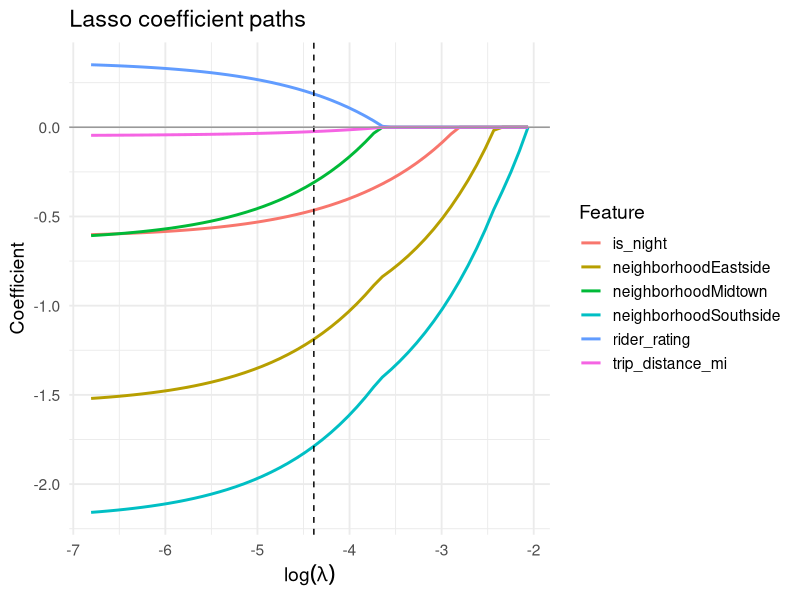
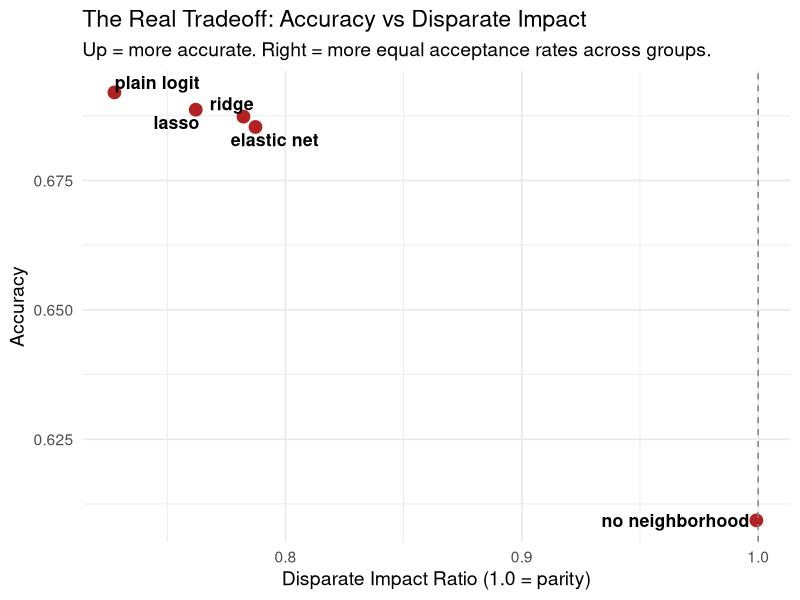

Reproduce these figures in R, in order.
## ---- chunk 1
knitr::opts_chunk$set(
  echo = TRUE, fig.align = "center",
  fig.width = 10, fig.height = 4.5, dpi = 150,
  message = FALSE, warning = FALSE
)
library(tidyverse)
library(glmnet)
library(broom)
theme_set(theme_minimal(base_size = 14))
## ---- chunk 2
set.seed(1)
n_demo <- 100
x1 <- rnorm(n_demo); x2 <- 0.8*x1 + rnorm(n_demo, 0, 0.5); x3 <- rnorm(n_demo)
y_demo <- 2*x1 + 1.5*x2 - 0.8*x3 + rnorm(n_demo, 0, 1)
X <- cbind(x1, x2, x3)

ridge_fit <- function(lambda) {
  p <- ncol(X)
  solve(t(X) %*% X + lambda * diag(p)) %*% t(X) %*% y_demo
}

lambdas <- c(0, 1, 10, 100)
coefs <- sapply(lambdas, ridge_fit)
rownames(coefs) <- c("β₁ (x1)", "β₂ (x2, correlated)", "β₃ (x3)")
colnames(coefs) <- paste0("λ = ", lambdas)
round(coefs, 3) |> knitr::kable()
## ---- chunk 3
library(glmnet)
lambdas_l <- c(0.01, 0.1, 0.3, 1)
lasso_coefs <- sapply(lambdas_l, function(l) {
  fit <- glmnet(X, y_demo, alpha = 1, lambda = l, standardize = FALSE, intercept = FALSE)
  as.numeric(coef(fit))[-1]
})
rownames(lasso_coefs) <- c("β₁ (x1)", "β₂ (x2, correlated)", "β₃ (x3)")
colnames(lasso_coefs) <- paste0("λ = ", lambdas_l)
round(lasso_coefs, 3) |> knitr::kable()
## ---- chunk 4
enet_coefs <- sapply(lambdas_l, function(l) {
  fit <- glmnet(X, y_demo, alpha = 0.5, lambda = l, standardize = FALSE, intercept = FALSE)
  as.numeric(coef(fit))[-1]
})
rownames(enet_coefs) <- c("β₁ (x1)", "β₂ (x2, correlated)", "β₃ (x3)")
colnames(enet_coefs) <- paste0("λ = ", lambdas_l)
round(enet_coefs, 3) |> knitr::kable()
## ---- chunk 5
# Simple iterative Lasso solver on the same X, y_demo from the Ridge example
soft <- function(z, t) sign(z) * pmax(abs(z) - t, 0)
n_demo <- nrow(X)
lambda_demo <- 0.3
eta <- 0.05  # step size
beta <- c(0, 0, 0)

snapshots <- list()
for (k in 1:200) {
  grad <- t(X) %*% (X %*% beta - y_demo) / n_demo
  beta <- soft(beta - eta * grad, eta * lambda_demo)
  if (k %in% c(1, 5, 20, 200)) snapshots[[paste0("iter ", k)]] <- as.numeric(beta)
}
tab <- do.call(cbind, snapshots)
rownames(tab) <- c("β₁ (x1)", "β₂ (x2, correlated)", "β₃ (x3)")
round(tab, 3) |> knitr::kable()
## ---- chunk 6
set.seed(2024); n <- 5000

neighborhoods <- tibble(
  neighborhood   = c("Downtown", "Midtown", "Eastside", "Southside"),
  base_accept    = c(0.85, 0.78, 0.55, 0.40),
  pct_minority   = c(0.20, 0.35, 0.70, 0.85)
)

requests <- tibble(
  request_id = 1:n,
  neighborhood = sample(neighborhoods$neighborhood, n, replace = TRUE,
                        prob = c(0.35, 0.30, 0.20, 0.15))
) |>
  left_join(neighborhoods, by = "neighborhood") |>
  mutate(
    hour = sample(0:23, n, replace = TRUE),
    is_night = as.integer(hour >= 22 | hour <= 5),
    trip_distance_mi = pmax(rlnorm(n, 1.2, 0.6), 0.3),
    rider_rating = pmin(pmax(rnorm(n, 4.7, 0.4), 1), 5)
  )
## ---- chunk 7
requests <- requests |>
  mutate(
    logit_p = qlogis(base_accept) - 0.6 * is_night -
              0.15 * abs(trip_distance_mi - 4) +
              0.5 * (rider_rating - 4.7),
    accepted = rbinom(n, 1, plogis(logit_p)),
    # Race is a HIDDEN variable used only for auditing
    is_minority = rbinom(n, 1, pct_minority)
  )
## ---- chunk 8
requests |>
  group_by(is_minority) |>
  summarise(n = n(), accept_rate = round(mean(accepted), 3),
            .groups = "drop") |>
  knitr::kable()
## ---- chunk 9
set.seed(123)
train_idx <- sample(1:n, 0.7 * n)
train <- requests[train_idx, ]; test <- requests[-train_idx, ]

# Note: is_minority is NOT in the formula
fit_logit <- glm(
  accepted ~ neighborhood + is_night + trip_distance_mi + rider_rating,
  data = train, family = binomial
)
## ---- chunk 10
tidy(fit_logit) |>
  mutate(across(where(is.numeric), \(x) round(x, 3))) |>
  knitr::kable()
## ---- chunk 11
test$pred_prob <- predict(fit_logit, test, type = "response")
## ---- chunk 12
test |>
  group_by(is_minority) |>
  summarise(
    n = n(),
    actual_accept = round(mean(accepted), 3),
    predicted_accept = round(mean(pred_prob), 3),
    .groups = "drop"
  ) |>
  knitr::kable()
## ---- chunk 13
x_train <- model.matrix(
  accepted ~ neighborhood + is_night + trip_distance_mi + rider_rating,
  data = train)[, -1]
y_train <- train$accepted

set.seed(456)
cv_lasso <- cv.glmnet(x_train, y_train, family = "binomial",
                       alpha = 1, nfolds = 10)
## ---- chunk 14
as.matrix(coef(cv_lasso, s = "lambda.1se")) |>
  round(3) |>
  knitr::kable(col.names = "Coefficient")
## ---- chunk 15
fit <- cv_lasso$glmnet.fit
coef_mat <- as.matrix(fit$beta)
path_df <- as_tibble(t(coef_mat)) |>
  mutate(log_lambda = log(fit$lambda)) |>
  pivot_longer(-log_lambda, names_to = "feature", values_to = "coefficient")

ggplot(path_df, aes(x = log_lambda, y = coefficient, color = feature)) +
  geom_line(linewidth = 1) +
  geom_vline(xintercept = log(cv_lasso$lambda.1se), linetype = "dashed") +
  geom_hline(yintercept = 0, color = "grey60") +
  labs(x = expression(log(lambda)), y = "Coefficient", color = "Feature",
       title = "Lasso coefficient paths") +
  theme(legend.position = "right")
## ---- chunk 16
x_test <- model.matrix(
  accepted ~ neighborhood + is_night + trip_distance_mi + rider_rating,
  data = test)[, -1]

set.seed(456)
cv_ridge <- cv.glmnet(x_train, y_train, family = "binomial", alpha = 0, nfolds = 10)
cv_enet  <- cv.glmnet(x_train, y_train, family = "binomial", alpha = 0.5, nfolds = 10)

test$pred_lasso <- as.numeric(predict(cv_lasso, x_test, s = "lambda.1se", type = "response"))
test$pred_ridge <- as.numeric(predict(cv_ridge, x_test, s = "lambda.1se", type = "response"))
test$pred_enet  <- as.numeric(predict(cv_enet,  x_test, s = "lambda.1se", type = "response"))

audit <- test |>
  group_by(is_minority) |>
  summarise(
    plain_logit = round(mean(pred_prob), 3),
    lasso       = round(mean(pred_lasso), 3),
    ridge       = round(mean(pred_ridge), 3),
    elastic_net = round(mean(pred_enet), 3),
    .groups = "drop"
  )
knitr::kable(audit)
## ---- chunk 17
fit_no_nbhd <- glm(
  accepted ~ is_night + trip_distance_mi + rider_rating,
  data = train, family = binomial
)
test$pred_no_nbhd <- predict(fit_no_nbhd, test, type = "response")
## ---- chunk 18
test |>
  group_by(is_minority) |>
  summarise(
    actual_accept = round(mean(accepted), 3),
    predicted_accept = round(mean(pred_no_nbhd), 3),
    .groups = "drop"
  ) |>
  knitr::kable()
## ---- chunk 19
# Build a per-model summary: accuracy + disparate impact ratio
models <- list(
  "plain logit"     = test$pred_prob,
  "lasso"           = test$pred_lasso,
  "ridge"           = test$pred_ridge,
  "elastic net"     = test$pred_enet,
  "no neighborhood" = test$pred_no_nbhd
)

tradeoff <- map_dfr(names(models), function(nm) {
  p <- models[[nm]]
  accuracy <- mean((p >= 0.5) == test$accepted)
  rate_min  <- mean(p[test$is_minority == 1])
  rate_maj  <- mean(p[test$is_minority == 0])
  tibble(model = nm, accuracy = accuracy, di_ratio = rate_min / rate_maj)
})

ggplot(tradeoff, aes(x = di_ratio, y = accuracy, label = model)) +
  geom_point(size = 4, color = "firebrick") +
  ggrepel::geom_text_repel(size = 4.5, fontface = "bold") +
  geom_vline(xintercept = 1, linetype = "dashed", color = "grey50") +
  labs(
    title = "The Real Tradeoff: Accuracy vs Disparate Impact",
    subtitle = "Up = more accurate. Right = more equal acceptance rates across groups.",
    x = "Disparate Impact Ratio (1.0 = parity)",
    y = "Accuracy"
  )
## ---- chunk 20
acc_full <- tradeoff$accuracy[tradeoff$model == "plain logit"]
acc_no_n <- tradeoff$accuracy[tradeoff$model == "no neighborhood"]
gap <- acc_full - acc_no_n
n_daily <- 25e6  # Uber's ~25M daily requests
revenue_per_ride <- 5
wrong_decisions_per_day <- n_daily * gap
annual_cost <- wrong_decisions_per_day * revenue_per_ride * 365
cat(sprintf(
  ".small[**Dollar cost.** Dropping `neighborhood` costs ~%.1f pp of accuracy. At 25M daily requests × $5 platform revenue, that's ~%s wrong decisions/day, or **~$%.1fB/year** in lost revenue. This is why platforms resist 'fairness through unawareness' — the proxies are *worth real money*.]",
  gap * 100,
  format(round(wrong_decisions_per_day), big.mark = ","),
  annual_cost / 1e9
))
